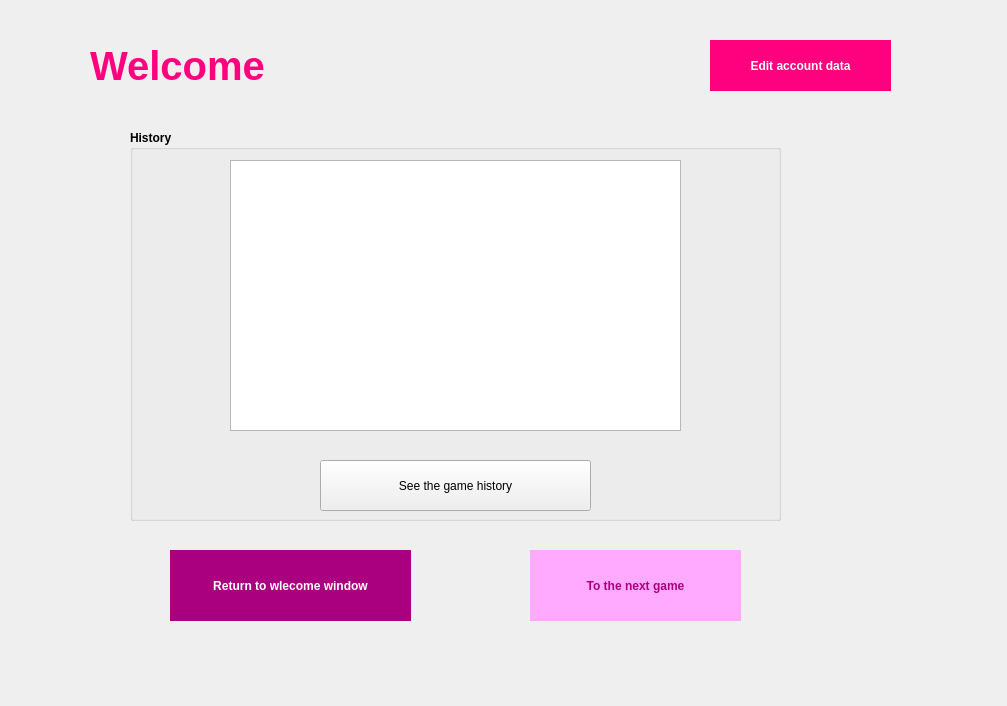
<?xml version="1.0" encoding="UTF-8"?>
<ui version="4.0">
 <class>Profile</class>
 <widget class="QDialog" name="Profile">
  <property name="geometry">
   <rect>
    <x>0</x>
    <y>0</y>
    <width>1007</width>
    <height>706</height>
   </rect>
  </property>
  <property name="font">
   <font>
    <bold>true</bold>
   </font>
  </property>
  <property name="windowTitle">
   <string>Dialog</string>
  </property>
  <property name="styleSheet">
   <string notr="true">.Profile {
    background-image:url(./CSS/main.jpg);
    opacity: 0.5; /* Adjust the opacity value as needed (0.0 to 1.0) */
    /* Other background properties */
    background-size: cover; /* Ensure the background image covers the entire element */
    background-position: center; /* Center the background image */
    /* Add more background properties as needed */
	background-repeat: no-repeat;
}
</string>
  </property>
  <widget class="QLabel" name="Header">
   <property name="geometry">
    <rect>
     <x>90</x>
     <y>30</y>
     <width>541</width>
     <height>71</height>
    </rect>
   </property>
   <property name="font">
    <font>
     <pointsize>30</pointsize>
     <bold>true</bold>
    </font>
   </property>
   <property name="styleSheet">
    <string notr="true">color:rgb(255, 0, 127);</string>
   </property>
   <property name="text">
    <string>Welcome</string>
   </property>
  </widget>
  <widget class="QPushButton" name="ToWelcome">
   <property name="geometry">
    <rect>
     <x>170</x>
     <y>550</y>
     <width>241</width>
     <height>71</height>
    </rect>
   </property>
   <property name="styleSheet">
    <string notr="true">QPushButton {
    background-color:rgb(170, 0, 127) ;
    color: rgb(255, 255, 255);
  
	font: 700 12pt &quot;Segoe UI&quot;;
    border: 0px solid black;
    border-radius: 0px;
    padding: 5px;
}

QPushButton:hover {
    background-color: lightblue;
}
QPushButton:pressed {
    background-color: navy;
    color: lightblue;
}</string>
   </property>
   <property name="text">
    <string>Return to wlecome window</string>
   </property>
  </widget>
  <widget class="QGroupBox" name="groupBox">
   <property name="geometry">
    <rect>
     <x>130</x>
     <y>130</y>
     <width>651</width>
     <height>391</height>
    </rect>
   </property>
   <property name="title">
    <string>History</string>
   </property>
   <widget class="QTableView" name="games_history">
    <property name="geometry">
     <rect>
      <x>100</x>
      <y>30</y>
      <width>451</width>
      <height>271</height>
     </rect>
    </property>
   </widget>
   <widget class="QPushButton" name="game_history">
    <property name="geometry">
     <rect>
      <x>190</x>
      <y>330</y>
      <width>271</width>
      <height>51</height>
     </rect>
    </property>
    <property name="text">
     <string>See the game history</string>
    </property>
   </widget>
  </widget>
  <widget class="QPushButton" name="EditAccountData">
   <property name="geometry">
    <rect>
     <x>710</x>
     <y>40</y>
     <width>181</width>
     <height>51</height>
    </rect>
   </property>
   <property name="styleSheet">
    <string notr="true">QPushButton {
    background-color:rgb(255, 0, 127) ;
    color: white;
font: 700 12pt &quot;Segoe UI&quot;;
    border: 0px solid black;
    border-radius: 0px;
    padding: 5px;
}

QPushButton:hover {
    background-color: lightblue;
}
QPushButton:pressed {
    background-color: navy;
    color: lightblue;
}</string>
   </property>
   <property name="text">
    <string>Edit account data</string>
   </property>
  </widget>
  <widget class="QPushButton" name="ToNextGame">
   <property name="geometry">
    <rect>
     <x>530</x>
     <y>550</y>
     <width>211</width>
     <height>71</height>
    </rect>
   </property>
   <property name="styleSheet">
    <string notr="true">QPushButton {
    background-color:rgb(255, 170, 255) ;
    color: rgb(170, 0, 127);
  
	font: 700 14pt &quot;Segoe UI&quot;;
    border: 0px solid black;
    border-radius: 0px;
    padding: 5px;
}

QPushButton:hover {
    background-color: lightblue;
}
QPushButton:pressed {
    background-color: navy;
    color: lightblue;
}</string>
   </property>
   <property name="text">
    <string>To the next game</string>
   </property>
  </widget>
 </widget>
 <resources/>
 <connections/>
</ui>
